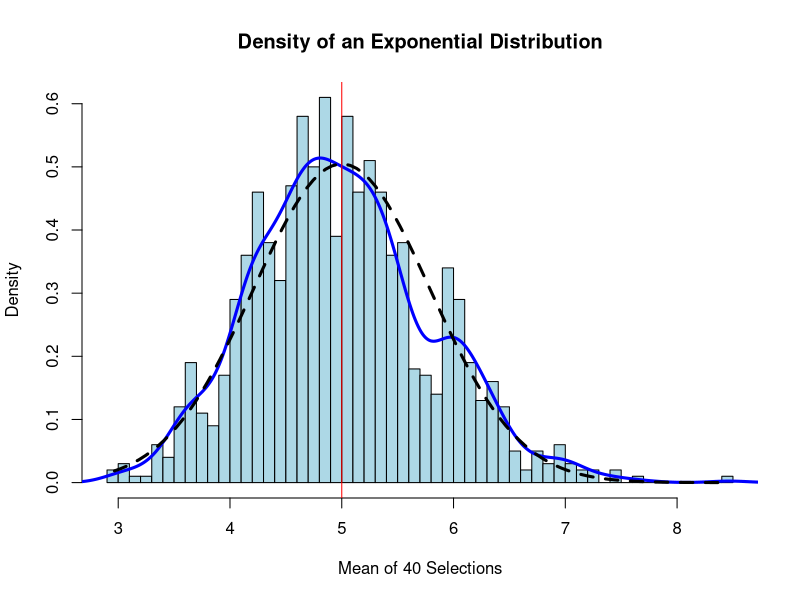

Recreate this plot in R.
## ---- chunk 1
# Set lambda to 0.2
lambda = 0.2

# 40 samples
samples = 40

# 1000 simulations
sim = 1000

# Set seed
set.seed(100)

# Running the simulations
simulation = matrix(rexp(sim*samples, rate=lambda), sim, samples)

# Getting the means
means = rowMeans(simulation)
## ---- chunk 2
# Sample Mean
mean(means)

# Theoretical Mean
1/lambda
## ---- chunk 3
# Sample Variance
var(means)

# Theoretical Varianc
((1/lambda)/sqrt(samples))^2
## ---- chunk 4
hist(means, col = "lightblue", breaks = 40, freq=FALSE, main="Density of an Exponential Distribution",xlab="Mean of 40 Selections")
lines(density(means),lwd=3, col="blue")
# Theoretical Center
abline(v=1/lambda, col="red", lwd=1)
# Density of the Averages
x <- seq(min(means), max(means), length=100)
y <- dnorm(x, mean=1/lambda, sd=(1/lambda/sqrt(samples)))
lines(x,y, pch=19, col="black", lwd=3, lty=2)
